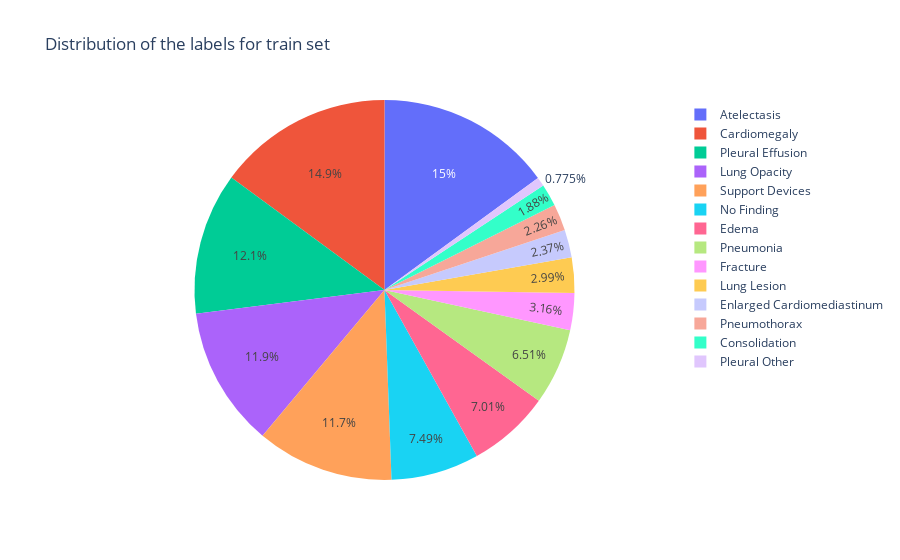
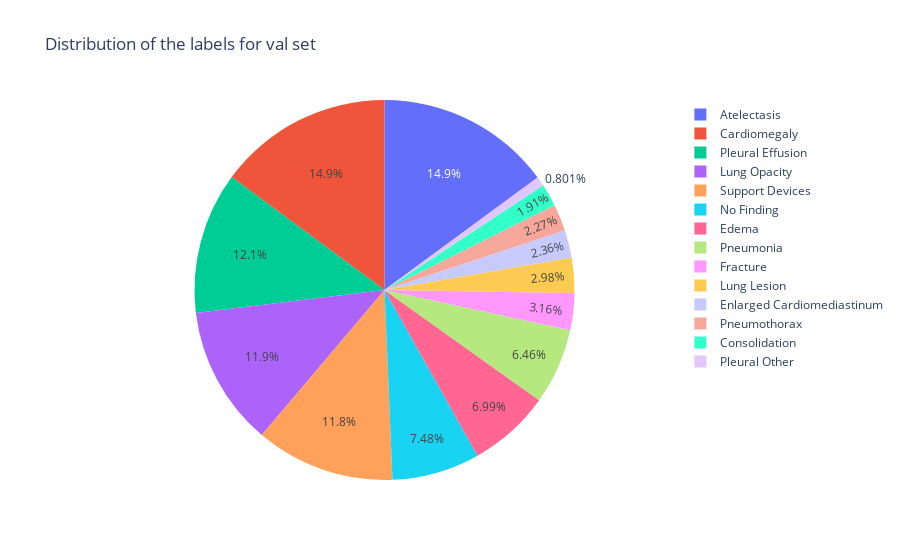
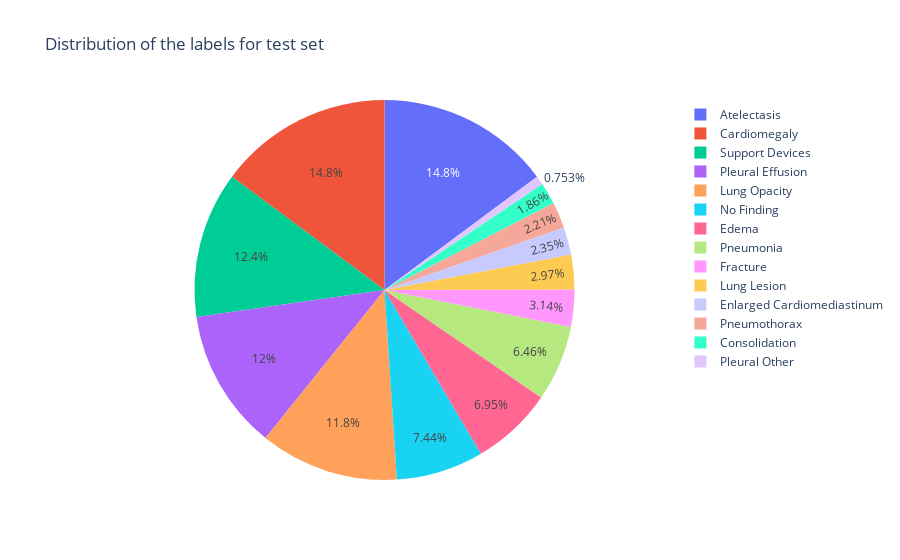

Notebook code for these charts, in order:
### Code cell
balanced_labels_viz(*[train_df,val_df,test_df],title_args=['train','val','test'])

### Figure 1 — Plotly figure (JSON) as saved in the notebook; plotly's stock layout.template omitted (floating-point values rounded to 4 significant figures)
{"data": [{"domain": {"x": [0, 1], "y": [0, 1]}, "hovertemplate": "label=%{label}<br>value=%{value}<extra></extra>", "labels": ["Atelectasis", "Cardiomegaly", "Consolidation", "Edema", "Enlarged Cardiomediastinum", "Fracture", "Lung Lesion", "Lung Opacity", "No Finding", "Pleural Effusion", "Pleural Other", "Pneumonia", "Pneumothorax", "Support Devices"], "legendgroup": "", "name": "", "showlegend": true, "type": "pie", "values": [1564, 1560, 197, 733, 248, 330, 313, 1246, 783, 1261, 81, 680, 236, 1221]}], "layout": {"legend": {"tracegroupgap": 0}, "title": {"text": "Distribution of the labels for train set"}}}

### Figure 2 — Plotly figure (JSON) as saved in the notebook; plotly's stock layout.template omitted (floating-point values rounded to 4 significant figures)
{"data": [{"domain": {"x": [0, 1], "y": [0, 1]}, "hovertemplate": "label=%{label}<br>value=%{value}<extra></extra>", "labels": ["Atelectasis", "Cardiomegaly", "Consolidation", "Edema", "Enlarged Cardiomediastinum", "Fracture", "Lung Lesion", "Lung Opacity", "No Finding", "Pleural Effusion", "Pleural Other", "Pneumonia", "Pneumothorax", "Support Devices"], "legendgroup": "", "name": "", "showlegend": true, "type": "pie", "values": [335, 334, 43, 157, 53, 71, 67, 267, 168, 271, 18, 145, 51, 266]}], "layout": {"legend": {"tracegroupgap": 0}, "title": {"text": "Distribution of the labels for val set"}}}

### Figure 3 — Plotly figure (JSON) as saved in the notebook; plotly's stock layout.template omitted (floating-point values rounded to 4 significant figures)
{"data": [{"domain": {"x": [0, 1], "y": [0, 1]}, "hovertemplate": "label=%{label}<br>value=%{value}<extra></extra>", "labels": ["Atelectasis", "Cardiomegaly", "Consolidation", "Edema", "Enlarged Cardiomediastinum", "Fracture", "Lung Lesion", "Lung Opacity", "No Finding", "Pleural Effusion", "Pleural Other", "Pneumonia", "Pneumothorax", "Support Devices"], "legendgroup": "", "name": "", "showlegend": true, "type": "pie", "values": [335, 335, 42, 157, 53, 71, 67, 267, 168, 270, 17, 146, 50, 281]}], "layout": {"legend": {"tracegroupgap": 0}, "title": {"text": "Distribution of the labels for test set"}}}
